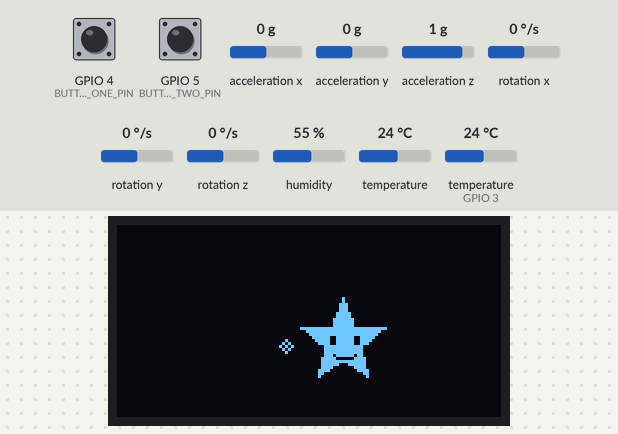
Simulated run of this sketch. Board: Seeed XIAO ESP32-C3. On the bench: 128×64 one-colour display. Inputs (shaded band) come from the test bench; at power-on: GPIO 5 (BUTTON_TWO_PIN) HIGH, GPIO 4 (BUTTON_ONE_PIN) HIGH, acceleration x 0 g, acceleration y 0 g, acceleration z 1 g, rotation x 0 °/s, rotation y 0 °/s, rotation z 0 °/s, humidity 55 %, temperature 24 °C, temperature (sensor on GPIO 3) 24 °C. Random numbers use the default seed unless the sketch sets one.

Above: at 1.28 s.
1.3 s: GPIO 5 (BUTTON_TWO_PIN) pulled LOW for 0.15 s
At 2.6 s:
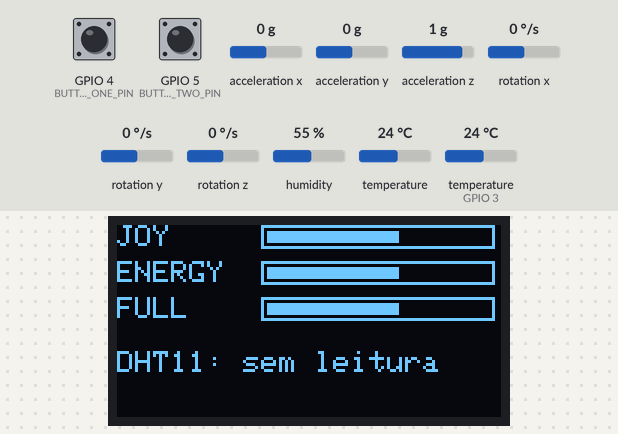
10.0 s: GPIO 4 (BUTTON_ONE_PIN) pulled LOW for 0.15 s
At 10.5 s:
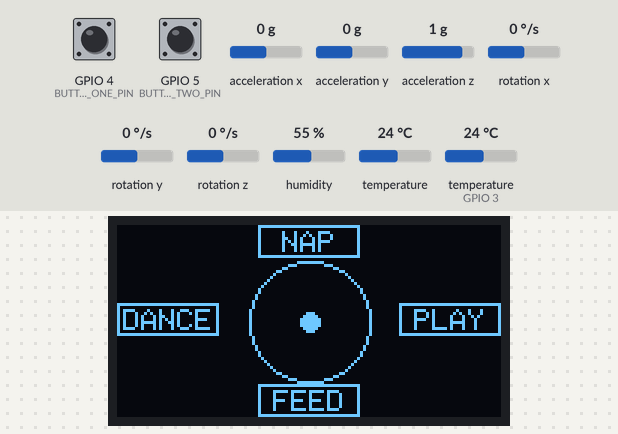
11.6 s: acceleration x set to -1.4 g
At 12.4 s:
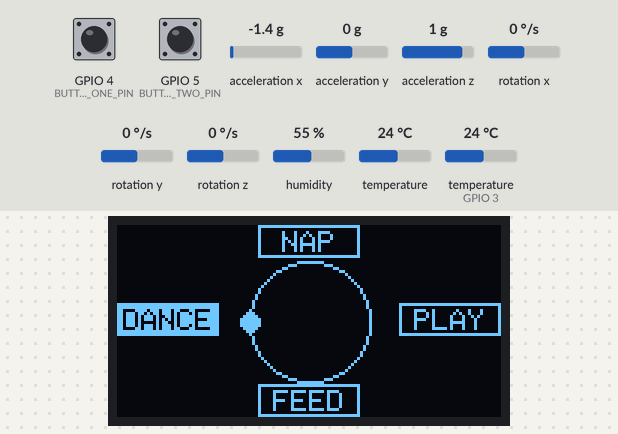
13.1 s: acceleration y set to -1.4 g
At 13.6 s:
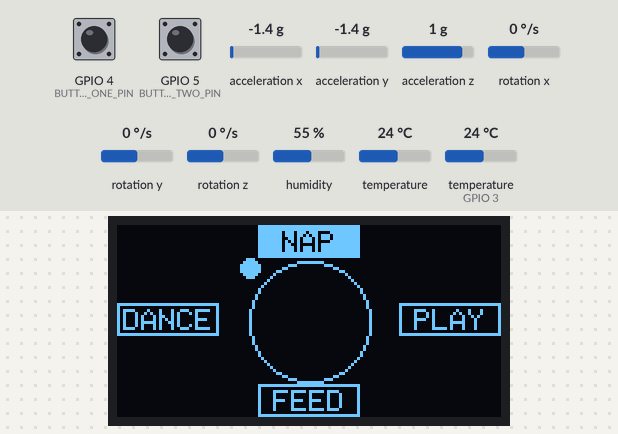
14.6 s: GPIO 4 (BUTTON_ONE_PIN) pulled LOW for 1 s
At 14.82 s:
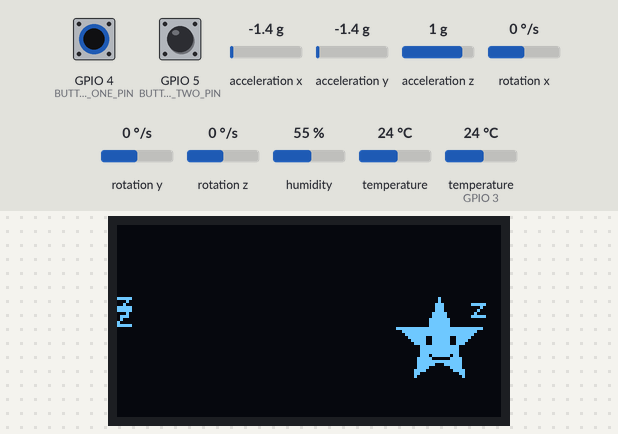
16.2 s: GPIO 5 (BUTTON_TWO_PIN) pulled LOW for 1 s
At 16.7 s:
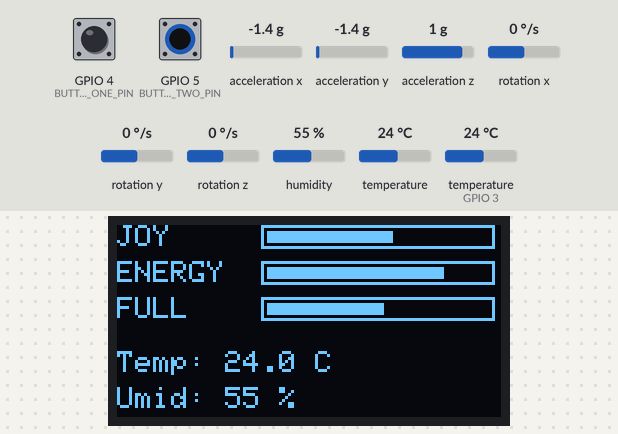
Timing chart, 0 to 19.2 s (numbered marks = the images above; inputs shaded):
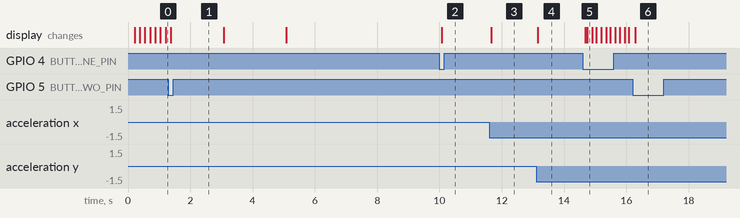

The sketch:

starbie.ino.ino
```cpp
/*
  Starbie - bichinho virtual para OLED 128x64 + MPU6050 + DHT11 (XIAO ESP32-C3)

  Ligacoes da SUA placa (conferidas no kicad2.kicad_pcb):
    OLED SDA / MPU6050 SDA -> D4 (GPIO6)
    OLED SCL / MPU6050 SCL -> D5 (GPIO7)
    DHT11 DATA             -> D1 (GPIO3)
    Botao 1                -> D2 (GPIO4)  (outro lado no GND, usa INPUT_PULLUP)
    Botao 2                -> D3 (GPIO5)  (outro lado no GND, usa INPUT_PULLUP)

  Bibliotecas: Adafruit GFX, Adafruit SSD1306, Adafruit MPU6050, DHT sensor library.
  Placa: XIAO_ESP32C3.
*/

#include <Wire.h>
#include <Adafruit_GFX.h>
#include <Adafruit_SSD1306.h>
#include <Adafruit_MPU6050.h>
#include <Adafruit_Sensor.h>
#include <DHT.h>

// ===================== CONFIGURACOES PARA INICIANTES =====================
const int I2C_SDA_PIN = 6;
const int I2C_SCL_PIN = 7;
const int DHT_PIN = 3;
const int BUTTON_ONE_PIN = 4;
const int BUTTON_TWO_PIN = 5;

// Se a sua versao nao tem DHT11, troque para false.
const bool USE_DHT11 = true;

// Se a inclinacao do menu ficar "trocada" ou "invertida" (depende de como o
// MPU6050 esta encaixado no J2), ajuste estas tres opcoes.
const bool TILT_SWAP_XY  = false;
const bool TILT_INVERT_X = false;
const bool TILT_INVERT_Y = false;

// Sensibilidade
const float TILT_DEADZONE   = 2.5;   // m/s^2 para escolher um setor
const float SHAKE_THRESHOLD = 16.0;  // quanto maior, mais forte tem que sacudir
// =========================================================================

const int SCREEN_WIDTH = 128;
const int SCREEN_HEIGHT = 64;
const uint8_t OLED_ADDRESS = 0x3C;

Adafruit_SSD1306 display(SCREEN_WIDTH, SCREEN_HEIGHT, &Wire, -1);
Adafruit_MPU6050 mpu;
DHT dht(DHT_PIN, DHT11);

// ---------------- Reacoes e menu radial ----------------
enum Reaction {
  NO_REACTION,
  NAP_REACTION,
  RUN_REACTION,
  JUMP_REACTION,
  HEART_REACTION,
  SHAKE_REACTION
};

struct MenuItem {
  const char* label;
  int8_t joy;
  int8_t energy;
  int8_t fullness;
  Reaction reaction;
};

// Ordem: 0 = cima, 1 = direita, 2 = baixo, 3 = esquerda
const MenuItem MENU_ITEMS[] = {
  {"NAP",    1,  18, -4, NAP_REACTION},    // top
  {"PLAY",  12,  -9, -5, RUN_REACTION},    // right
  {"FEED",   3,   2, 18, JUMP_REACTION},   // bottom
  {"DANCE", 15, -12, -3, JUMP_REACTION},   // left
};
const int MENU_COUNT = 4;

// ---------------- Sprite do bichinho (32x32, 1 bit) ----------------
const int PET_SPRITE_WIDTH = 32;
const int PET_SPRITE_HEIGHT = 32;

const uint8_t PROGMEM PET_SPRITE[] = {
  0x00, 0x00, 0x00, 0x00, 0x00, 0x00, 0x00, 0x00,
  0x00, 0x01, 0x00, 0x00, 0x00, 0x01, 0x00, 0x00,
  0x00, 0x03, 0x80, 0x00, 0x00, 0x03, 0x80, 0x00,
  0x00, 0x03, 0x80, 0x00, 0x00, 0x07, 0xC0, 0x00,
  0x00, 0x07, 0xC0, 0x00, 0x00, 0x0F, 0xE0, 0x00,
  0x00, 0x0F, 0xE0, 0x00, 0x00, 0x0F, 0xE0, 0x00,
  0x7F, 0xFF, 0xFF, 0xFC, 0x1F, 0xFF, 0xFF, 0xF0,
  0x0F, 0xFF, 0xFF, 0xE0, 0x07, 0xE7, 0xE7, 0xC0,
  0x03, 0xE7, 0xE7, 0x80, 0x01, 0xE7, 0xE7, 0x00,
  0x00, 0x7F, 0xFC, 0x00, 0x00, 0x7F, 0xFC, 0x00,
  0x00, 0x7F, 0xFC, 0x00, 0x00, 0x77, 0xEC, 0x00,
  0x00, 0xF8, 0x1E, 0x00, 0x00, 0xFF, 0xFE, 0x00,
  0x00, 0xFC, 0x7E, 0x00, 0x00, 0xF0, 0x1E, 0x00,
  0x01, 0xE0, 0x0F, 0x00, 0x01, 0x80, 0x03, 0x00,
  0x01, 0x00, 0x01, 0x00, 0x00, 0x00, 0x00, 0x00,
  0x00, 0x00, 0x00, 0x00, 0x00, 0x00, 0x00, 0x00,
};

// ---------------- Estado ----------------
unsigned long now = 0;
unsigned long lastFrame = 0;
const unsigned long FRAME_MS = 33;

float joy = 60, energy = 60, fullness = 60;
unsigned long lastDecay = 0;

float petPos = 40;          // posicao horizontal "de passeio"
int petDir = 1;
unsigned long nextTurnAt = 0;
int petX = 0, petY = 0;     // posicao final de desenho
const int PET_BASE_Y = 22;
const int PET_MIN_X = 2;
const int PET_MAX_X = SCREEN_WIDTH - PET_SPRITE_WIDTH - 2;

Reaction currentReaction = NO_REACTION;
unsigned long reactionStart = 0;

bool menuOpen = false;
int menuHighlight = -1;
bool showStats = false;

bool mpuOk = false;
float accX = 0, accY = 0, accZ = 0;
float prevAccX = 0, prevAccY = 0, prevAccZ = 0;
float tiltX = 0, tiltY = 0;
unsigned long lastShakeAt = 0;
unsigned long lastSensorAt = 0;

float temperature = NAN, humidity = NAN;
unsigned long lastDhtAt = 0;

struct Button {
  int pin;
  bool stableState;      // true = solto
  bool lastReading;
  unsigned long changedAt;
  bool pressedEvent;
};
Button button1 = {BUTTON_ONE_PIN, true, true, 0, false};
Button button2 = {BUTTON_TWO_PIN, true, true, 0, false};

// ---------------- Utilidades ----------------
bool isNapping() {
  return currentReaction == NAP_REACTION;
}

unsigned long reactionDuration(Reaction r) {
  switch (r) {
    case NAP_REACTION:   return 8000;
    case RUN_REACTION:   return 2600;
    case JUMP_REACTION:  return 1200;
    case HEART_REACTION: return 2500;
    case SHAKE_REACTION: return 1200;
    default:             return 0;
  }
}

void startReaction(Reaction r) {
  currentReaction = r;
  reactionStart = now;
}

float reactionProgress() {
  unsigned long d = reactionDuration(currentReaction);
  if (d == 0) return 0;
  float t = (float)(now - reactionStart) / (float)d;
  if (t < 0) t = 0;
  if (t > 1) t = 1;
  return t;
}

float clampf(float v, float lo, float hi) {
  if (v < lo) return lo;
  if (v > hi) return hi;
  return v;
}

// ---------------- Botoes (com debounce) ----------------
void updateButton(Button &b) {
  b.pressedEvent = false;
  bool reading = digitalRead(b.pin) == HIGH;   // HIGH = solto (pull-up)
  if (reading != b.lastReading) {
    b.changedAt = now;
    b.lastReading = reading;
  }
  if ((now - b.changedAt) > 30 && reading != b.stableState) {
    b.stableState = reading;
    if (!reading) b.pressedEvent = true;       // acabou de apertar
  }
}

// ---------------- Sensores ----------------
void readSensors() {
  if (now - lastSensorAt < 30) return;
  lastSensorAt = now;

  if (mpuOk) {
    sensors_event_t a, g, t;
    mpu.getEvent(&a, &g, &t);
    prevAccX = accX; prevAccY = accY; prevAccZ = accZ;
    accX = a.acceleration.x;
    accY = a.acceleration.y;
    accZ = a.acceleration.z;

    float tx = accX, ty = accY;
    if (TILT_SWAP_XY) { float tmp = tx; tx = ty; ty = tmp; }
    if (TILT_INVERT_X) tx = -tx;
    if (TILT_INVERT_Y) ty = -ty;
    tiltX = tx;
    tiltY = ty;
  } else {
    tiltX = 0;
    tiltY = 0;
  }

  if (USE_DHT11 && now - lastDhtAt > 3000) {
    lastDhtAt = now;
    float h = dht.readHumidity();
    float t = dht.readTemperature();
    if (!isnan(h)) humidity = h;
    if (!isnan(t)) temperature = t;
  }
}

bool detectShake() {
  if (!mpuOk) return false;
  float dx = accX - prevAccX;
  float dy = accY - prevAccY;
  float dz = accZ - prevAccZ;
  float jerk = sqrt(dx * dx + dy * dy + dz * dz);
  if (jerk > SHAKE_THRESHOLD && (now - lastShakeAt) > 1500) {
    lastShakeAt = now;
    return true;
  }
  return false;
}

// ---------------- Logica ----------------
void applyAction(int index) {
  const MenuItem &item = MENU_ITEMS[index];
  joy      = clampf(joy + item.joy, 0, 100);
  energy   = clampf(energy + item.energy, 0, 100);
  fullness = clampf(fullness + item.fullness, 0, 100);
  startReaction(item.reaction);
}

void updateMenuHighlight() {
  menuHighlight = -1;
  float ax = fabs(tiltX), ay = fabs(tiltY);
  if (ax < TILT_DEADZONE && ay < TILT_DEADZONE) return;
  if (ay >= ax) {
    menuHighlight = (tiltY < 0) ? 0 : 2;   // cima / baixo
  } else {
    menuHighlight = (tiltX > 0) ? 1 : 3;   // direita / esquerda
  }
}

void handleInput() {
  updateButton(button1);
  updateButton(button2);

  if (button1.pressedEvent) {
    if (!menuOpen) {
      menuOpen = true;
      showStats = false;
    } else {
      if (menuHighlight >= 0) applyAction(menuHighlight);
      menuOpen = false;
    }
  }

  if (button2.pressedEvent && !menuOpen) {
    showStats = !showStats;
  }

  if (menuOpen) {
    updateMenuHighlight();
  } else if (detectShake()) {
    startReaction(SHAKE_REACTION);   // tambem acorda do soninho
  }
}

void updateStats() {
  if (now - lastDecay < 5000) return;
  lastDecay = now;
  joy      = clampf(joy - 1, 0, 100);
  fullness = clampf(fullness - 1, 0, 100);
  if (isNapping()) energy = clampf(energy + 3, 0, 100);
  else             energy = clampf(energy - 0.5, 0, 100);
}

void updateReaction() {
  if (currentReaction == NO_REACTION) return;
  if (now - reactionStart >= reactionDuration(currentReaction)) {
    currentReaction = NO_REACTION;
  }
}

void updatePetWander(unsigned long dt) {
  if (currentReaction != NO_REACTION) return;   // parado durante reacoes
  petPos += petDir * 0.018f * dt;
  if (petPos <= PET_MIN_X) { petPos = PET_MIN_X; petDir = 1; }
  if (petPos >= PET_MAX_X) { petPos = PET_MAX_X; petDir = -1; }
  if (now > nextTurnAt) {
    if (random(0, 3) == 0) petDir = -petDir;
    nextTurnAt = now + random(1500, 4500);
  }
}

// ---------------- Desenho ----------------
void drawSparkle(int x, int y) {
  display.drawPixel(x, y - 2, SSD1306_WHITE);
  display.drawPixel(x - 1, y - 1, SSD1306_WHITE);
  display.drawPixel(x + 1, y - 1, SSD1306_WHITE);
  display.drawPixel(x - 2, y, SSD1306_WHITE);
  display.drawPixel(x, y, SSD1306_WHITE);
  display.drawPixel(x + 2, y, SSD1306_WHITE);
  display.drawPixel(x - 1, y + 1, SSD1306_WHITE);
  display.drawPixel(x + 1, y + 1, SSD1306_WHITE);
  display.drawPixel(x, y + 2, SSD1306_WHITE);
}

void drawHeart(int x, int y) {
  display.fillCircle(x - 2, y, 2, SSD1306_WHITE);
  display.fillCircle(x + 2, y, 2, SSD1306_WHITE);
  display.fillTriangle(x - 4, y + 1, x + 4, y + 1, x, y + 5, SSD1306_WHITE);
}

void drawFloatingHearts() {
  for (int i = 0; i < 3; i++) {
    int rise = (int)(((now / 40) + i * 9) % 26);
    int hx = petX + 6 + i * 10;
    int hy = petY - 2 - rise;
    if (hy > -6) drawHeart(hx, hy);
  }
}

void drawSleepZs() {
  display.setTextSize(1);
  display.setTextColor(SSD1306_WHITE);
  for (int i = 0; i < 3; i++) {
    int rise = (int)(((now / 150) + i * 5) % 16);
    display.setCursor(petX + 26 + i * 5, petY + 4 - rise);
    display.print(i == 1 ? "Z" : "z");
  }
}

void drawPet() {
  float t = reactionProgress();
  petX = (int)petPos;
  petY = PET_BASE_Y;

  switch (currentReaction) {
    case RUN_REACTION: {
      float p = t * 4.0f;                 // 4 trechos: ida, volta, ida, volta
      float v = fmod(p, 2.0f);
      float tri = (v < 1.0f) ? v : 2.0f - v;
      petX = PET_MIN_X + (int)((PET_MAX_X - PET_MIN_X) * tri);
      petPos = petX;
      break;
    }
    case JUMP_REACTION:
      petY -= (int)(fabs(sin(t * 6.2832f)) * 10.0f);   // dois pulinhos
      break;
    case SHAKE_REACTION:
      petX += ((now / 40) % 2 == 0) ? 3 : -3;
      break;
    default:
      break;
  }

  display.drawBitmap(petX, petY, PET_SPRITE, PET_SPRITE_WIDTH, PET_SPRITE_HEIGHT, SSD1306_WHITE);
  if (!isNapping() && (now / 250) % 2 == 0) {
    drawSparkle(petX - 4, petY + 18);
  }

  if (currentReaction == RUN_REACTION || currentReaction == HEART_REACTION) drawFloatingHearts();
  if (currentReaction == NAP_REACTION) drawSleepZs();
}

void drawMenuBox(int index, int x, int y) {
  const int w = 34, h = 11;
  const char* label = MENU_ITEMS[index].label;
  int textW = strlen(label) * 6;
  display.setTextSize(1);
  if (index == menuHighlight) {
    display.fillRect(x, y, w, h, SSD1306_WHITE);
    display.setTextColor(SSD1306_BLACK);
  } else {
    display.drawRect(x, y, w, h, SSD1306_WHITE);
    display.setTextColor(SSD1306_WHITE);
  }
  display.setCursor(x + (w - textW) / 2, y + 2);
  display.print(label);
  display.setTextColor(SSD1306_WHITE);
}

void drawMenu() {
  drawMenuBox(0, 47, 0);     // cima
  drawMenuBox(1, 94, 26);    // direita
  drawMenuBox(2, 47, 53);    // baixo
  drawMenuBox(3, 0, 26);     // esquerda

  display.drawCircle(64, 32, 20, SSD1306_WHITE);
  int bx = 64 + (int)clampf(tiltX * 3.0f, -20, 20);
  int by = 32 + (int)clampf(tiltY * 3.0f, -18, 18);
  display.fillCircle(bx, by, 3, SSD1306_WHITE);
}

void drawBar(int y, const char* name, float value) {
  display.setCursor(0, y);
  display.print(name);
  display.drawRect(48, y, 78, 8, SSD1306_WHITE);
  int w = (int)(value * 0.74f);
  display.fillRect(50, y + 2, w, 4, SSD1306_WHITE);
}

void drawStats() {
  display.setTextSize(1);
  display.setTextColor(SSD1306_WHITE);
  drawBar(0,  "JOY",    joy);
  drawBar(12, "ENERGY", energy);
  drawBar(24, "FULL",   fullness);

  display.setCursor(0, 42);
  if (USE_DHT11 && !isnan(temperature)) {
    display.print("Temp: ");
    display.print(temperature, 1);
    display.print(" C");
    display.setCursor(0, 54);
    display.print("Umid: ");
    display.print(humidity, 0);
    display.print(" %");
  } else if (USE_DHT11) {
    display.print("DHT11: sem leitura");
  } else {
    display.print("DHT11 desligado");
  }
}

void render() {
  display.clearDisplay();
  if (showStats)      drawStats();
  else if (menuOpen)  drawMenu();
  else                drawPet();
  display.display();
}

// ---------------- Setup / loop ----------------
void setup() {
  Serial.begin(115200);
  pinMode(BUTTON_ONE_PIN, INPUT_PULLUP);
  pinMode(BUTTON_TWO_PIN, INPUT_PULLUP);

  Wire.begin(I2C_SDA_PIN, I2C_SCL_PIN);

  if (!display.begin(SSD1306_SWITCHCAPVCC, OLED_ADDRESS)) {
    Serial.println("OLED nao encontrado (confira SDA/SCL e o endereco 0x3C)");
    while (true) delay(1000);
  }
  display.clearDisplay();
  display.display();

  mpuOk = mpu.begin();
  if (mpuOk) {
    mpu.setAccelerometerRange(MPU6050_RANGE_8_G);
    mpu.setFilterBandwidth(MPU6050_BAND_21_HZ);
  } else {
    Serial.println("MPU6050 nao encontrado: menu por inclinacao e sacudir desativados");
  }

  if (USE_DHT11) dht.begin();

  randomSeed(micros());
  now = millis();
  lastFrame = now;
  lastDecay = now;
}

void loop() {
  now = millis();
  if (now - lastFrame < FRAME_MS) return;
  unsigned long dt = now - lastFrame;
  lastFrame = now;

  readSensors();
  handleInput();
  updateStats();
  updateReaction();
  updatePetWander(dt);
  render();
}
```

Measured:
- after the input at 11.6 s, the display: changes after 0.06 s (image 3)
- after the input at 13.1 s, the display: changes after 0.06 s (image 4)
- after the input at 14.6 s, the display: first changes after 0.08 s (image 5 shows a later state)
